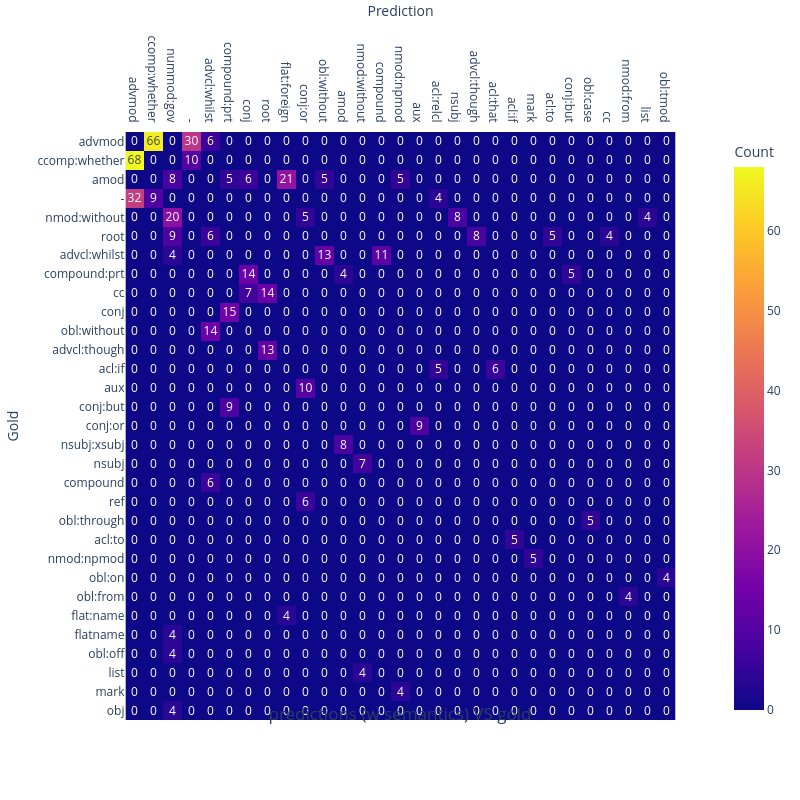

The notebook cell this image was saved under:
### Code cell
visualize_cm(deps_rels_sem, deps_rels_gold, "predictions (w semantics) VS gold")

### Figure 1 — Plotly figure (JSON) as saved in the notebook; plotly's stock layout.template omitted (floating-point values rounded to 4 significant figures; data arrays with more than 128 entries replaced by an {"elided": "..."} marker saying what was removed)
{"data": [{"coloraxis": "coloraxis", "hovertemplate": "Prediction: %{x}<br>Gold: %{y}<br>Count: %{z}<extra></extra>", "name": "0", "texttemplate": "%{z}", "type": "heatmap", "x": ["advmod", "ccomp:whether", "nummod:gov", "-", "advcl:whilst", "compound:prt", "conj", "root", "flat:foreign", "conj:or", "obl:without", "amod", "nmod:without", "compound", "nmod:npmod", "aux", "acl:relcl", "nsubj", "advcl:though", "acl:that", "acl:if", "mark", "acl:to", "conj:but", "obl:case", "cc", "nmod:from", "list", "obl:tmod"], "xaxis": "x", "y": ["advmod", "ccomp:whether", "amod", "-", "nmod:without", "root", "advcl:whilst", "compound:prt", "cc", "conj", "obl:without", "advcl:though", "acl:if", "aux", "conj:but", "conj:or", "nsubj:xsubj", "nsubj", "compound", "ref", "obl:through", "acl:to", "nmod:npmod", "obl:on", "obl:from", "flat:name", "flatname", "obl:off", "list", "mark", "obj"], "yaxis": "y", "z": {"elided": "31x29 int values"}}], "layout": {"autosize": false, "coloraxis": {"colorbar": {"title": {"text": "Count"}}, "colorscale": [[0, "#0d0887"], [0.1111, "#46039f"], [0.2222, "#7201a8"], [0.3333, "#9c179e"], [0.4444, "#bd3786"], [0.5556, "#d8576b"], [0.6667, "#ed7953"], [0.7778, "#fb9f3a"], [0.8889, "#fdca26"], [1, "#f0f921"]]}, "height": 800, "margin": {"t": 60}, "title": {"text": "predictions (w semantics) VS gold", "x": 0.5, "y": 0.1}, "width": 800, "xaxis": {"anchor": "y", "autorange": true, "constrain": "domain", "domain": [0.05672, 0.9433], "range": [-0.5, 28.5], "scaleanchor": "y", "side": "top", "title": {"text": "Prediction"}, "type": "category"}, "yaxis": {"anchor": "x", "autorange": true, "constrain": "domain", "domain": [0, 1], "range": [30.5, -0.5], "title": {"text": "Gold"}, "type": "category"}}}
